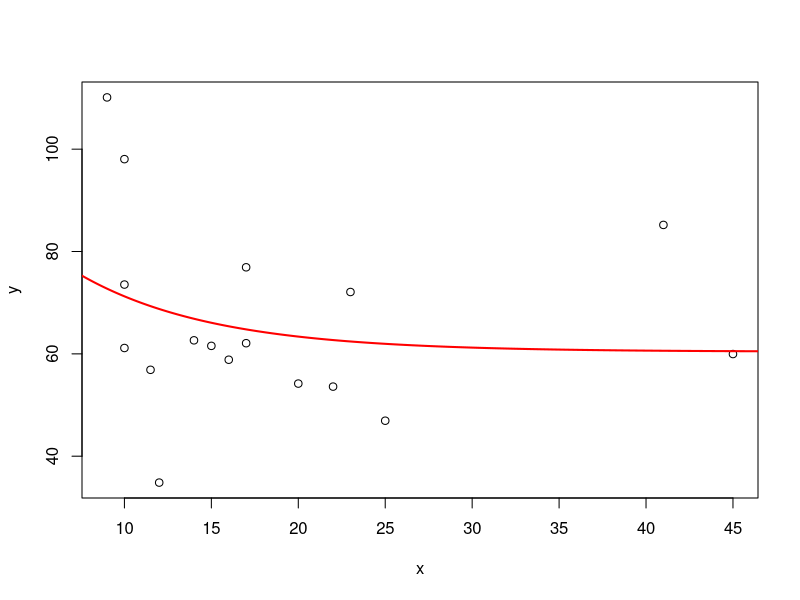
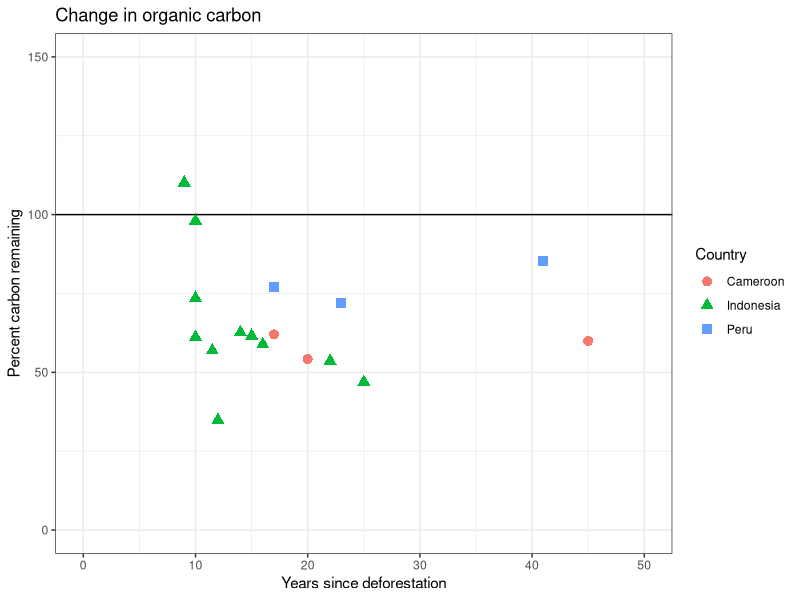
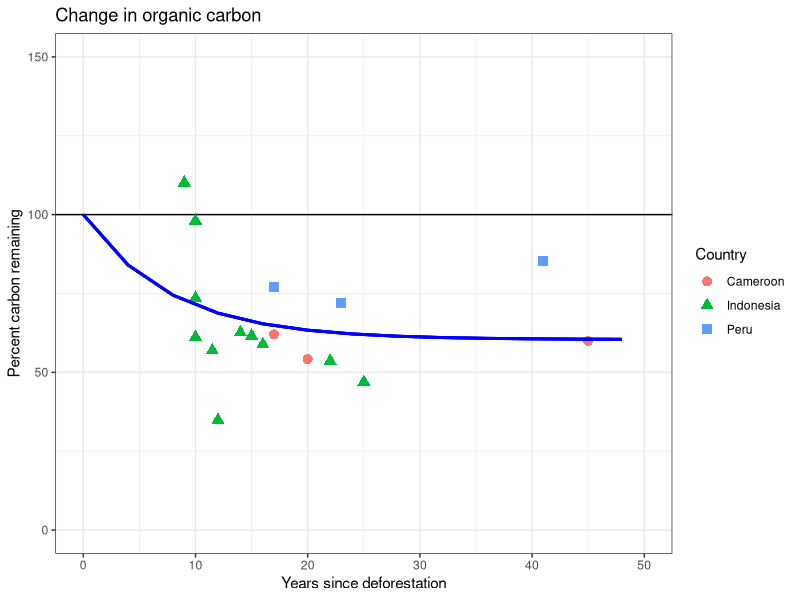
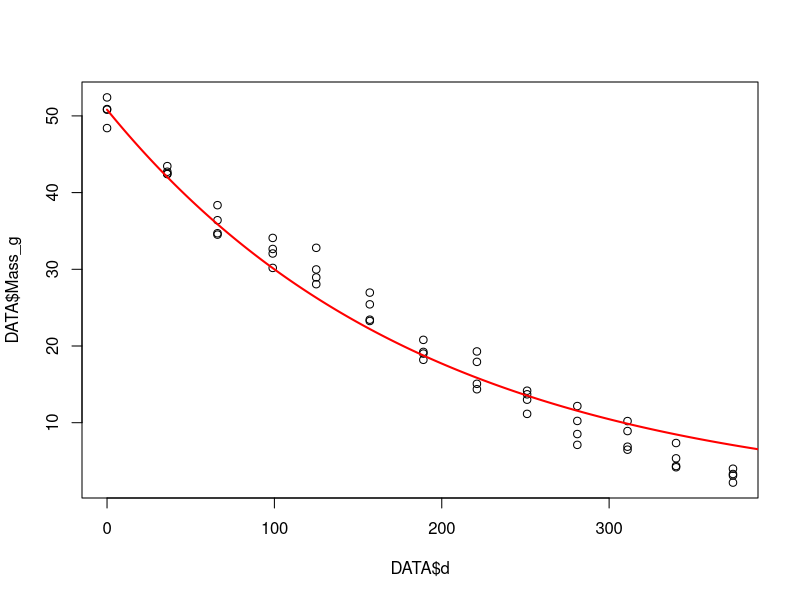
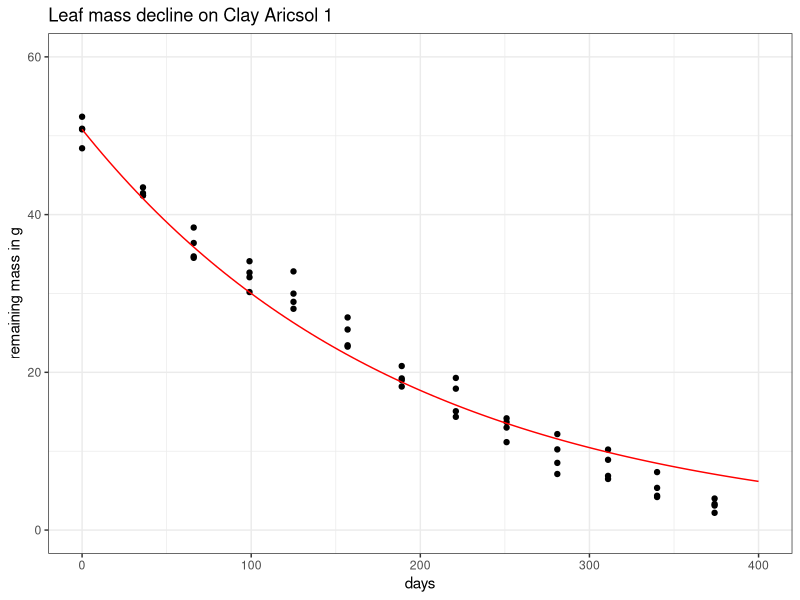
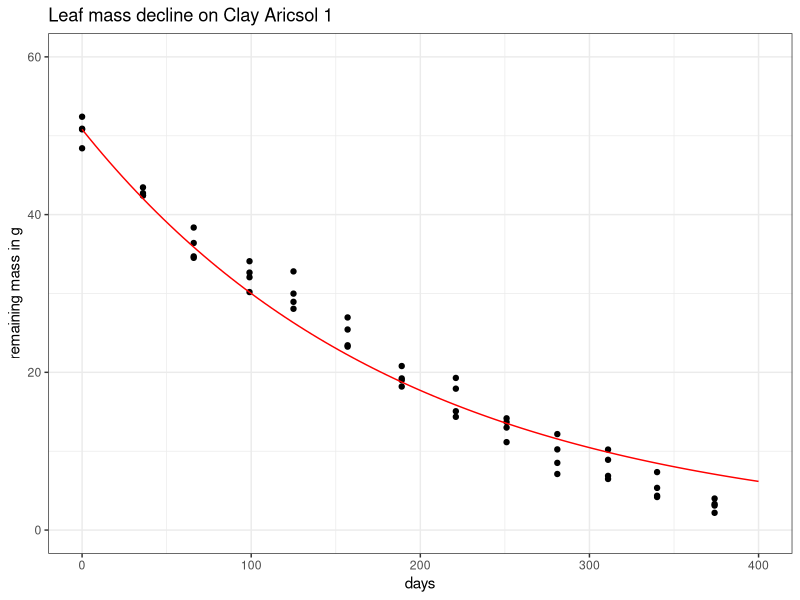

Reproduce these figures in R, in order.
## ---- chunk 1
library("tidyverse")
## ---- chunk 2
DATA=read.csv("data/van-straaten-soc.csv",h=T)
head(DATA)
## ---- chunk 3
DATA$t<-DATA$Time.since.Deforestation
DATA$soc_pc<-DATA$SOC_prop_top10_C2
## ---- chunk 4
DATA<-DATA%>%filter(Country!="")%>%filter(Landuse == "Oil palm")
DATA<-DATA%>%filter(abs(d_Clay_50to100)<20)
## ---- chunk 5
y <- DATA$soc_pc #
x <- DATA$t
## ---- chunk 6
xx <- seq(0,50, length=500)
plot(y~x)

fit2=nls(y~a+(100-a)*exp(-k*x),start=list(a=60, k=0.15), algorithm="port")

lines(xx, predict(fit2, data.frame(x=xx)), col="red", lwd=2, lty=1)
summary(fit2)
## ---- chunk 7
g2 <- ggplot(DATA,aes(t,soc_pc, shape = Country, colour = Country)) +
    geom_hline(yintercept=100) +
  xlim(0,50) +
  ylim(0,150) +
  geom_point(show.legend = T, size = 3) +
  ggtitle("Change in organic carbon") +
  xlab("Years since deforestation") +
  ylab("Percent carbon remaining") +
  theme_bw()
g2
## ---- chunk 8
func3<- function(x) {60.4+(100-60.4)*exp(-0.1296*x)}

g2 +
  stat_function(fun = func3, xlim=c(0,400), col = "blue", size = 1) 
## ---- chunk 9
DATA=read.table("data/leaf-decomp-data.txt",h=T)
head(DATA)
## ---- chunk 10
DATA<-DATA%>%filter(Plot == "C1")
unique(DATA$Plot)
## ---- chunk 11
xx <- seq(0,605, length=1500)
plot(DATA$Mass_g 
     ~ DATA$d)
y <- DATA$Mass_g
x <- DATA$d
fit <- nls(y ~ (50.81 * 2.718^(-k * x)), start=list(k=0.00001))
lines(xx, predict(fit, data.frame(x=xx)), col="red", lwd=2, lty=1)
summary(fit)
## ---- chunk 12
func1<- function(x) {50.81 * 2.718^(-0.0052707 * x)}
dat1 = data.frame(x = DATA$d, y = DATA$Mass_g)
## ---- chunk 13
g1 <- ggplot(dat1,aes(x,y)) +
  xlim(0,400) +
  ylim(0,60) +
  geom_point(show.legend = FALSE) +
  ggtitle("Leaf mass decline on Clay Aricsol 1") +
  xlab("days") +
  ylab("remaining mass in g") +
  stat_function(fun = func1, xlim=c(0,400), col = "red") +
  theme_bw()
g1
## ---- chunk 14
library(cowplot)
ggsave("figs/oil-palm-decomp.png", plot = g1, width = 10, height = 10)
